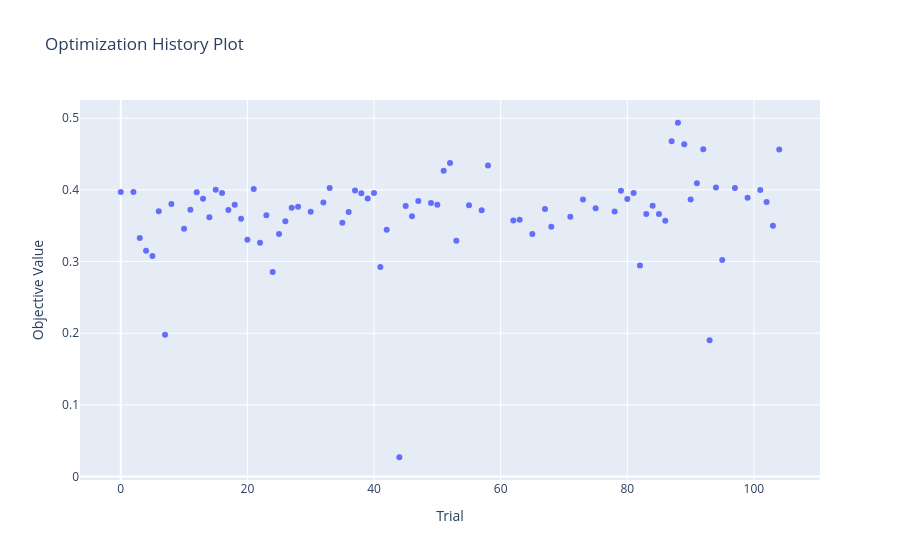

The code cell stored with this chart in its notebook:
### Code cell
optuna.visualization.plot_optimization_history(study, target = lambda t, idx=i: t.values[int(core_param[-1])])

### Figure 1 — Plotly figure (JSON) as saved in the notebook; plotly's stock layout.template omitted (floating-point values rounded to 4 significant figures)
{"data": [{"mode": "markers", "name": "Objective Value", "type": "scatter", "x": [0, 2, 3, 4, 5, 6, 7, 8, 10, 11, 12, 13, 14, 15, 16, 17, 18, 19, 20, 21, 22, 23, 24, 25, 26, 27, 28, 30, 32, 33, 35, 36, 37, 38, 39, 40, 41, 42, 44, 45, 46, 47, 49, 50, 51, 52, 53, 55, 57, 58, 62, 63, 65, 67, 68, 71, 73, 75, 78, 79, 80, 81, 82, 83, 84, 85, 86, 87, 88, 89, 90, 91, 92, 93, 94, 95, 97, 99, 101, 102, 103, 104], "y": [0.397, 0.3971, 0.3328, 0.3152, 0.3078, 0.3703, 0.1977, 0.3805, 0.3457, 0.3723, 0.3969, 0.3878, 0.3619, 0.4002, 0.3956, 0.3721, 0.3792, 0.3599, 0.3304, 0.4013, 0.3263, 0.3647, 0.2853, 0.3385, 0.3564, 0.3751, 0.3764, 0.3697, 0.3826, 0.4026, 0.3543, 0.369, 0.3991, 0.3953, 0.3879, 0.3957, 0.2924, 0.3445, 0.02686, 0.3775, 0.3634, 0.3847, 0.3817, 0.3794, 0.4269, 0.4376, 0.329, 0.3786, 0.3716, 0.4341, 0.3573, 0.3585, 0.3384, 0.3733, 0.3486, 0.3625, 0.3868, 0.3744, 0.3697, 0.399, 0.3872, 0.3957, 0.2944, 0.3663, 0.3779, 0.3665, 0.3569, 0.468, 0.4938, 0.4638, 0.3868, 0.4095, 0.4566, 0.1902, 0.4035, 0.3022, 0.4027, 0.3892, 0.3999, 0.383, 0.35, 0.4563]}, {"marker": {"color": "#cccccc"}, "mode": "markers", "name": "Infeasible Trial", "showlegend": false, "type": "scatter", "x": [], "y": []}], "layout": {"title": {"text": "Optimization History Plot"}, "xaxis": {"title": {"text": "Trial"}}, "yaxis": {"title": {"text": "Objective Value"}}}}
